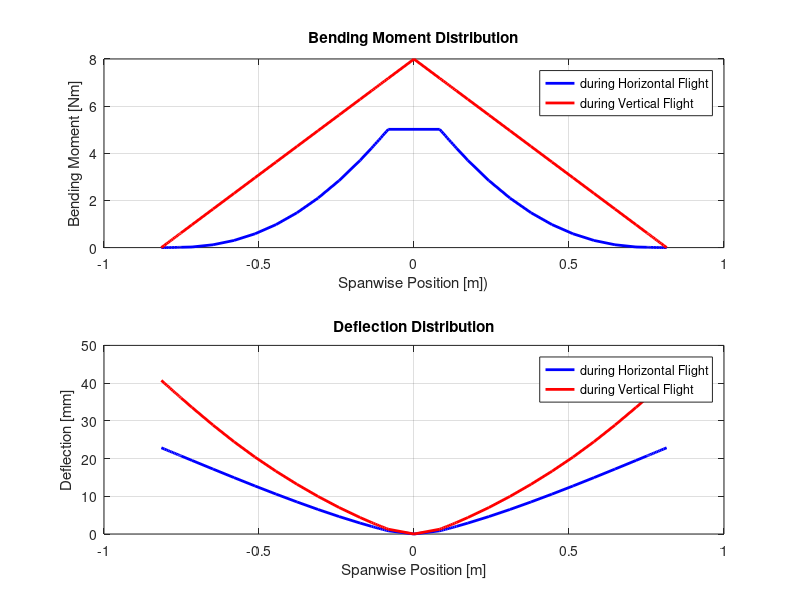

MATLAB code to generate this figure:
clc; clear all; close all;
% Imported data from xflr5
wing_y = [-0.815	-0.805	-0.7975	-0.7925	-0.7875	-0.7825	-0.7775	-0.7725	-0.7675	-0.7625	-0.7588	-0.7562	-0.7538	-0.7512	-0.7161	-0.6483	-0.5806	-0.5128	-0.445	-0.3772	-0.3094	-0.2417	-0.1739	-0.137	-0.131	-0.125	-0.119	-0.113	-0.107	-0.101	-0.095	-0.089	-0.083  	0   0.083	0.089	0.095	0.101	0.107	0.113	0.119	0.125	0.131	0.137	0.1739	0.2417	0.3094	0.3772	0.445	0.5128	0.5806	0.6483	0.7161	0.7512	0.7538	0.7562	0.7588	0.7625	0.7675	0.7725	0.7775	0.7825	0.7875	0.7925	0.7975	0.805	0.815];
M_b_hrz =    [    0 	0.0004	0.0013	0.002	0.003	0.0041	0.0055	0.0071	0.0088	0.0106	0.012	0.0128	0.0137	0.0146	0.0258	0.1201	0.3031	0.5857	0.976	1.48	2.1015	2.8414	3.6968	4.2199	4.3059	4.3927	4.4801	4.5682	4.6569	4.7462	4.836	4.9263	5.0169	5.0169  5.0169	4.9263	4.836	4.7462	4.6569	4.5682	4.4801	4.3927	4.3059	4.2199	3.6968	2.8415	2.1015	1.48	0.976	0.5857	0.3031	0.1201	0.0258	0.0146	0.0137	0.0128	0.012	0.0106	0.0088	0.0071	0.0055	0.0041	0.003	0.002	0.0013	0.0004	0];
chord =  [ 0.08	    0.09	0.0975	0.1025	0.1075	0.1125	0.1175	0.1225	0.1275	0.1325	0.1362	0.1387	0.1412	0.1437	0.1492	0.1575	0.1658	0.1742	0.1825	0.1908	0.1992	0.2075	0.2158	0.2215	0.2245	0.2275	0.2305	0.2335	0.2365	0.2395	0.2425	0.2455	0.2485	0.2485  0.2485	0.2455	0.2425	0.2395	0.2365	0.2335	0.2305	0.2275	0.2245	0.2215	0.2158	0.2075	0.1992	0.1908	0.1825	0.1742	0.1658	0.1575	0.1492	0.1437	0.1412	0.1387	0.1362	0.1325	0.1275	0.1225	0.1175	0.1125	0.1075	0.1025	0.0975	0.09	0.08];

% Veritcal Flight Bending Moment
M_b_vrt = 9.81*1*(0.815-abs(wing_y)) ;

d_o = 0.012; % Outer diameter of the tube [m]
d_i = 0.010; % Inner diameter of the tube [m]
A_tube = pi * (d_o^2 - d_i^2) / 4; % Tube Area [m^2]
I_tube = pi * (d_o^4 - d_i^4) / 64; % Tube moment of inertia [m^4]
E_tube = 39e9; % Elastic modulus of CFRP [Pa]
d_st = (1.22e-2) * chord; % Distance btw General Neutral Axis and Tube Neutral Axis [m]
I_tube_trasformed = I_tube + A_tube*d_st.^2; % Transformed I of shell
L_tube = 0.5; % Length of the tube in half of the wing [m]

I_shell = (55082.565563e-12/0.25^3) * chord.^3; % Shell moment of inertia [m^4]
E_shell = 1.951e9; % Elastic modulus of PLA [Pa]


% ---------Flexural Ridigity Computation---------
EI = zeros(0,length(wing_y));
for i = 1 : length(wing_y)
    if abs(wing_y(i)) < 0.084
        EI(i) =  E_tube*I_tube;
    elseif abs(wing_y(i)) < L_tube
        EI(i) = E_shell*I_shell(i) + E_tube*I_tube_trasformed(i);
    else
        EI(i) = E_shell .* I_shell(i);
    end
end
% ---------Horizontal Flight Deflection---------

% First integration: Calculate slope
slope = cumtrapz(wing_y, M_b_hrz ./ EI);
% Adjust slope to enforce boundary condition: slope(0) = 0
slope = slope - slope(find(wing_y == 0, 1));
% Second integration: Calculate deflection
deflection = cumtrapz(wing_y, slope);
% Adjust deflection to enforce boundary condition: deflection(0) = 0
deflection_hrz = (deflection - deflection(find(wing_y == 0, 1))).*1000;

% ---------Vertical Flight Deflection---------

% First integration: Calculate slope
slope = cumtrapz(wing_y, M_b_vrt ./ EI);
% Adjust slope to enforce boundary condition: slope(0) = 0
slope = slope - slope(find(wing_y == 0, 1));
% Second integration: Calculate deflection
deflection = cumtrapz(wing_y, slope);
% Adjust deflection to enforce boundary condition: deflection(0) = 0
deflection_vrt = (deflection - deflection(find(wing_y == 0, 1))).*1000;

% Plot bending moment
figure;
subplot(2, 1, 1);
plot(wing_y, M_b_hrz, 'b-', 'LineWidth', 2);
hold on;
plot(wing_y, M_b_vrt, 'r-', 'LineWidth', 2)
grid on;
xlabel('Spanwise Position [m])');
ylabel('Bending Moment [Nm]');
title('Bending Moment Distribution');
legend("during Horizontal Flight","during Vertical Flight",Location="best");
% Plot deflection
subplot(2, 1, 2);
plot(wing_y, deflection_hrz, 'b-', 'LineWidth', 2);
hold on;
plot(wing_y, deflection_vrt, 'r-', 'LineWidth', 2);
grid on;
xlabel('Spanwise Position [m]');
ylabel('Deflection [mm]');
title('Deflection Distribution');
legend("during Horizontal Flight","during Vertical Flight",Location="best");



